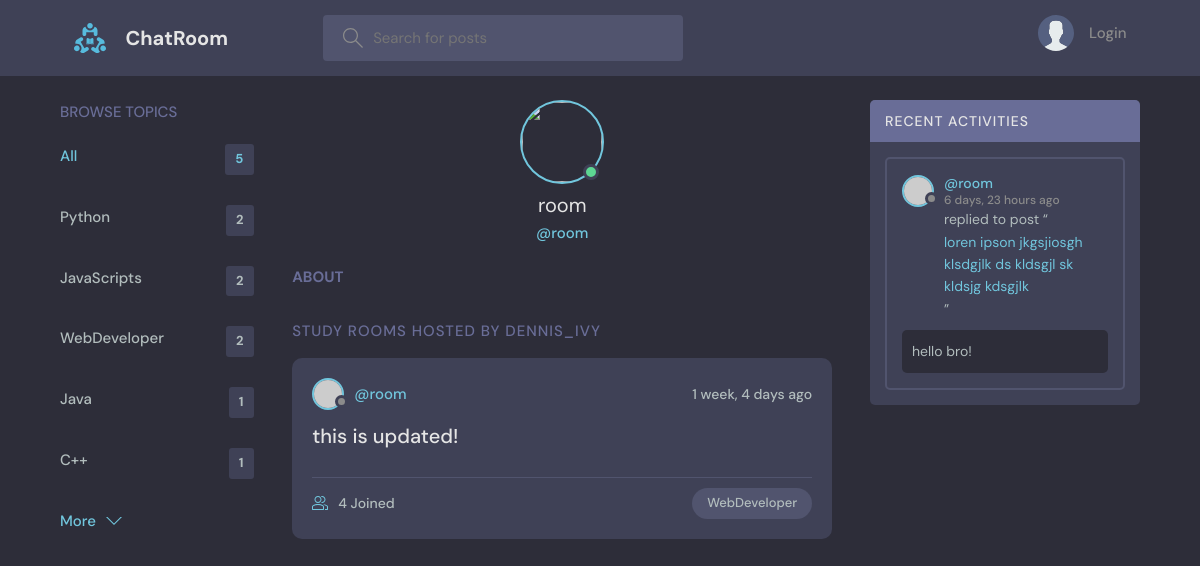
Screenshot of /user-profile/1/ with the database file from the repository.
### home/models.py (models this page shows, shortened)
class Topic(models.Model):
    name = models.CharField()

class Room(models.Model):
    host = models.ForeignKey(User, on_delete=models.SET_NULL, null=True) # online user
    topic = models.ForeignKey(Topic, on_delete=models.SET_NULL, null=True)
    name = models.CharField(max_length = 200)
    describtion = models.TextField(null=True, blank=True)
    participants = models.ManyToManyField(User, related_name='participants', blank=True) # users contact manytomany
    updated = models.DateTimeField(auto_now=True)
    created = models.DateTimeField(auto_now_add=True)
    class Meta:
        ordering = ['-updated', '-created']
    def __str__(self):
        return self.name

class Message(models.Model):
    user = models.ForeignKey(User, on_delete=models.CASCADE) # messages user
    room = models.ForeignKey(Room, on_delete=models.CASCADE) # FK from room model
    body = models.TextField()
    updated = models.DateTimeField(auto_now=True)
    created = models.DateTimeField(auto_now_add=True)
    class Meta:
        ordering = ['-updated', '-created']

### home/views.py (the view)
# urls.py: path('user-profile/<str:pk>/', views.UserProfile, name='user_profile'),
def UserProfile(request, pk):
    user = User.objects.get(id=pk)
    rooms = user.room_set.all()
    room_messages = user.message_set.all()
    topics = Topic.objects.all()
    context = {'user':user, 'rooms':rooms
               , 'room_messages':room_messages, 'topics':topics}
    return render(request, 'home/profile.html', context)

### home/templates/home/profile.html (shortened to what this page needs)
{% extends 'main.html' %}
{% block content %}
<main class="profile-page layout layout--3">
  <div class="container">
    {% include 'home/topics_component.html' %}
    <div class="roomList">
      <div class="profile">
        <div class="profile__avatar">
          <div class="avatar avatar--large active">
            <img src="{{user.avatar.url}}" />
          </div>
        </div>
        <div class="profile__info">
          <h3>{{user.username}}</h3>
          <p>@{{user.username}}</p>
        </div>
        <div class="profile__about">
          <h3>About</h3>
        </div>
      </div>
      <div class="roomList__header">
        <div>
          <h2>Study Rooms Hosted by dennis_ivy</a>
          </h2>
        </div>
      </div>
      {% include 'home/feed_component.html' %}
    </div>
    {% include 'home/activity_component.html' %}
  </div>
</main>
{% endblock content %}

### templates/main.html (shortened to what this page needs)
<!DOCTYPE html>
{% load static %}
<html lang="en">
<head>
    <link rel="stylesheet" href="{% static 'styles/style.css' %}" />
</head>
<body>
    {% include 'nav.html' %}
    {% block content %}
    {% endblock content %}
</body>
</html>

### templates/nav.html (shortened to what this page needs)
{% load static %}
<header class="header header--loggedIn">
    <div class="container">
        <a href="{% url 'home' %}" class="header__logo">
            <img src="{% static 'images/logo.svg' %}" />
            <h1>ChatRoom</h1>
        </a>
        <form class="header__search" method="GET" action="{% url 'home' %}">
            <label>
                <input name="q" placeholder="Search for posts" />
            </label>
        </form>
        <nav class="header__menu">
            {% if request.user.is_authenticated %}
            <div class="header__user">
                <a href="{% url 'update_user' %}">
                    <div class="avatar avatar--medium active">
                        <img src="{{request.user.avatar.url}}" />
                    </div>
                    <p>{{request.user.username}} <span>@{{request.user.username}}</span></p>
                </a>
                <button class="dropdown-button">
                    <svg version="1.1" xmlns="http://www.w3.org/2000/svg" width="32" height="32" viewBox="0 0 32 32">
                        <title>chevron-down</title>
                        <path d="M16 21l-13-13h-3l16 16 16-16h-3l-13 13z"></path>
                    </svg>
                </button>
            </div>
            {% else %}
            <a href="{% url 'login' %}">
                <img src="{% static 'images/avatar.svg' %}" />
                <p>Login</p>
            </a>
            {% endif %}
        </nav>
    </div>
</header>

### home/templates/home/topics_component.html
        <div class="topics">
          <div class="topics__header">
            <h2>Browse Topics</h2>
          </div>
          <ul class="topics__list">
            <li>
              <a href="{% url 'home' %}" class="active">All <span>{{topics.count}}</span></a>
            </li>
            {% for topic in topics %}
            <li>
              <a href="{% url 'home' %}?q={{topic.name}}">{{topic.name}}<span>{{topic.room_set.all.count}}</span></a>
            </li>
            {% endfor %}
          </ul>
          <a class="btn btn--link" href="{% url 'topics' %}">
            More
            <svg version="1.1" xmlns="http://www.w3.org/2000/svg" width="32" height="32" viewBox="0 0 32 32">
              <title>chevron-down</title>
              <path d="M16 21l-13-13h-3l16 16 16-16h-3l-13 13z"></path>
            </svg>
          </a>
        </div>

### home/templates/home/feed_component.html (shortened to what this page needs)
{% for room in rooms %}
<div class="roomListRoom">
            <div class="roomListRoom__header">
              <a href="{% url 'user_profile' room.host.id %}" class="roomListRoom__author">
                <div class="avatar avatar--small">
                  <img src="https://randomuser.me/api/portraits/women/11.jpg" />
                </div>
                <span>@{{room.host.username}}</span>
              </a>
              <div class="roomListRoom__actions">
                <span>{{room.created|timesince}} ago</span>
              </div>
            </div>
            <div class="roomListRoom__content">
              <a href="{% url 'room' room.id%}">{{room.name}}</a>
            </div>
            <div class="roomListRoom__meta">
              <a href="{% url 'room' room.id%}" class="roomListRoom__joined">
                {{room.participants.all.count}} Joined
              </a>
              <p class="roomListRoom__topic">{{room.topic.name}}</p>
            </div>
</div>
{% endfor %}

### home/templates/home/activity_component.html (shortened to what this page needs)
        <div class="activities">
          <div class="activities__header">
            <h2>Recent Activities</h2>
          </div>
          {% for message in room_messages %}
          <div class="activities__box">
            <div class="activities__boxHeader roomListRoom__header">
              <a href="{% url 'user_profile' message.user.id %}" class="roomListRoom__author">
                <div class="avatar avatar--small">
                  <img src="https://randomuser.me/api/portraits/women/11.jpg" />
                </div>
                <p>
                  @{{message.user}}
                  <span>{{message.created|timesince}} ago</span>
                </p>
              </a>
            </div>
            <div class="activities__boxContent">
              <p>replied to post “<a href="{% url 'room' message.room.id %}">{{message.room}}</a>”</p>
              <div class="activities__boxRoomContent">
                {{message.body}}
              </div>
            </div>
          </div>
          {% endfor %}
        </div>

### rows the page displays
Topic: name "Python", room_set.all.count "2"
Topic: name "JavaScripts", room_set.all.count "2"
Topic: name "WebDeveloper", room_set.all.count "2"
Topic: name "Java", room_set.all.count "1"
Topic: name "C++", room_set.all.count "1"
Room: host.username "room", created "1 week, 4 days", name "this is updated!", participants.all.count "4", topic.name "WebDeveloper"
Message: user "room", created "6 days, 23 hours", room "loren ipson jkgsjiosgh klsdgjlk ds kldsgjl sk kldsjg kdsgjlk", body "hello bro!"

### other values shown
{{ topics.count }} "5"
{{ user.username }} "room"
